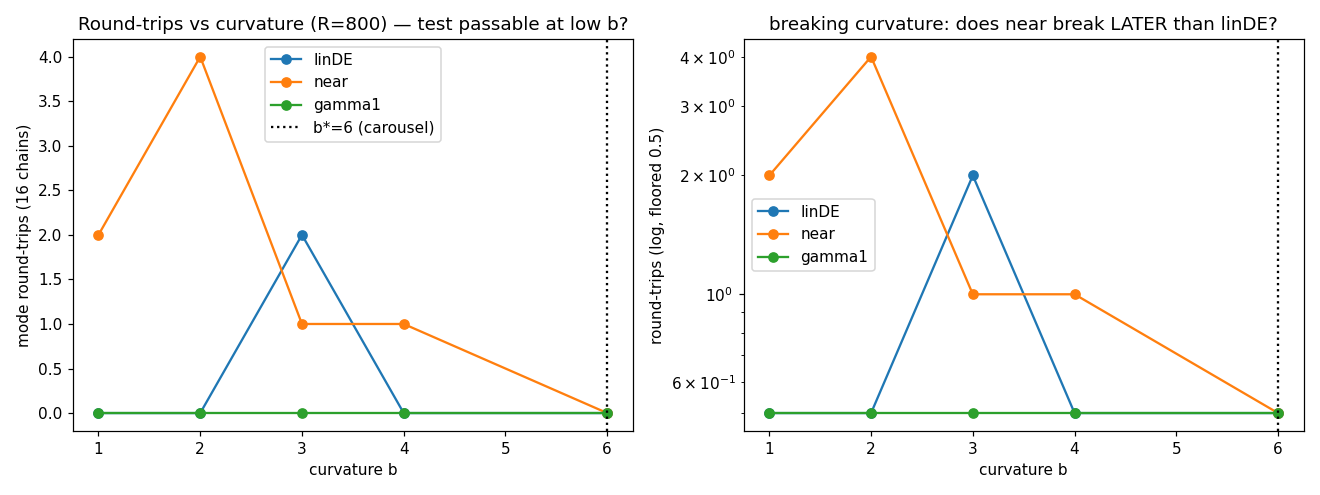

Here is the Python script that generated this plot:
"""ORCHESTRATOR/GRADER AUDIT (not the proposer's run): validate that GATE C is not
ill-posed and that the off-ridge proxy actually PREDICTS mode round-trips.

The proposer's GATE-1 swept only b in {6,9,12} (all HARDER than the carousel point),
where linear-DE round-trips were 0 for everyone -> the pre-registered ">=10x baseline"
metric is undefined (0/0) and the off-ridge proxy was never checked against round-trips.

This sweep goes to LOWER curvature b in {1,2,3,4,6}, for the linear-DE baseline and the
near-teleport (the best affine candidate by off-ridge geometry), counting cross-mode
round-trips on the SAME balanced init / honest within-mode MM as curved_gates.py.

PRE-REGISTRATION (cause/prediction/falsifier):
  Cause hypothesis: round-trips are governed by the cross-mode off-ridge landing
    (near's within-mode off-ridge ~5.9 << linDE gamma_big ~30), so as curvature b
    falls, BOTH methods regain round-trips, and near should regain them at a HIGHER
    b (break later) than linDE -- i.e. near is genuinely more curvature-robust, just
    not enough at the carousel point b*=6.
  Prediction (direction+magnitude): at small b (~1) both round-trip freely (tens-
    hundreds). near's round-trips stay > linDE's across the sweep; both -> 0 by b~6.
    If near were NO better than linDE at every b, its geometric advantage would be
    illusory.
  Falsifier of "test passable": if EVERY method gives 0 round-trips at EVERY b down
    to 1, the testbed is ill-posed (unpassable) and the b*=6 zero is uninformative.
  Falsifier of "off-ridge predictive": if near (lower off-ridge) does NOT round-trip
    more than linDE at the curvatures where round-trips are nonzero, off-ridge does
    not predict mixing.

Plots before metrics. CPU only. Saves incrementally.
"""
import os, sys, time, json
import numpy as np
import jax, jax.numpy as jnp
jax.config.update("jax_enable_x64", True)
import matplotlib; matplotlib.use("Agg")
import matplotlib.pyplot as plt

HERE = os.path.dirname(os.path.abspath(__file__))
sys.path.insert(0, HERE); sys.path.insert(0, os.path.dirname(HERE))
from curved_testbed import CurvedTarget
from de_teleport import make_teleport_composite
from de_mclmc import make_composite

D = 10; NCH = 16; K = 20; SEED = 20260627
R = int(sys.argv[1]) if len(sys.argv) > 1 else 800
BS = [1.0, 2.0, 3.0, 4.0, 6.0]
NPZ = os.path.join(HERE, "audit_curvature_sweep.npz")
JSN = os.path.join(HERE, "audit_curvature_sweep.json")
def pr(*a): print(*a, flush=True)


def balanced_init(t, seed):
    rng = np.random.default_rng(seed)
    a = t.exact_draws_mode(NCH//2, 0, rng); b = t.exact_draws_mode(NCH//2, 1, rng)
    out = np.empty((NCH, D)); out[0::2] = a; out[1::2] = b
    return out


def run(comp, init, n_rounds, seed):
    st = comp["init_states"](jnp.asarray(init), jax.random.key(seed))
    keys = jax.random.split(jax.random.key(seed+7), n_rounds)
    pos = np.empty((n_rounds, NCH, D)); acc = np.empty((n_rounds, NCH))
    for r in range(n_rounds):
        st, (p, ec, a) = comp["round"](st, keys[r]); pos[r] = np.asarray(p); acc[r] = np.asarray(a)
    return pos, acc


def round_trips(modes):
    R_, C = modes.shape; tot = 0; cross = 0
    for c in range(C):
        d = np.diff(modes[:, c]); ups = int((d == 1).sum()); dns = int((d == -1).sum())
        tot += min(ups, dns); cross += int(np.abs(d).sum())
    return tot, cross


def measure(comp, t, init, seed):
    pos, acc = run(comp, init, R, seed)
    modes = t.classify(pos)
    w = (modes == 1).mean(1)
    rt, cross = round_trips(modes)
    return dict(de_acc=float(acc.mean()), rt=int(rt), cross=int(cross),
                w_mean=float(w[R//2:].mean()))


def main():
    t0 = time.time(); pr(f"R={R} sweep b={BS}")
    store = {"b": np.array(BS)}; summ = {"R": R, "rows": []}

    for b in BS:
        t = CurvedTarget(D=D, b=b)
        Cg = jnp.asarray(t.within_mode_cov(0)); Lg = jnp.linalg.cholesky(Cg)
        init = balanced_init(t, SEED)
        # linear DE baseline (unmodified de_mclmc)
        base = make_composite(t.logp, D, NCH, L=10.0, step_size=0.05, K=K,
                              b0=0.1, p_jump=0.3, inverse_mass_matrix=Cg, eps_scale=Lg)
        mr_lin = measure(base, t, init, SEED+1)
        # near-teleport (best affine candidate; isotropic jitter as in curved_gates)
        cn = make_teleport_composite(t.logp, D, NCH, L=10.0, step_size=0.05, K=K,
                                     move="near", b0=0.1, p_jump=0.5,
                                     inverse_mass_matrix=Cg, eps_scale=None)
        mr_near = measure(cn, t, init, SEED+1)
        # gamma1 teleport (spot check)
        cg = make_teleport_composite(t.logp, D, NCH, L=10.0, step_size=0.05, K=K,
                                     move="gamma1", b0=0.1, p_jump=0.5,
                                     inverse_mass_matrix=Cg, eps_scale=Lg)
        mr_g1 = measure(cg, t, init, SEED+1)
        row = dict(b=b, linDE=mr_lin, near=mr_near, gamma1=mr_g1)
        summ["rows"].append(row)
        pr(f"  b={b:4.1f} | linDE rt={mr_lin['rt']:4d} acc={mr_lin['de_acc']*100:6.3f}% "
           f"| near rt={mr_near['rt']:4d} acc={mr_near['de_acc']*100:6.3f}% "
           f"| gamma1 rt={mr_g1['rt']:4d} acc={mr_g1['de_acc']*100:6.3f}%")
        # incremental save
        for nm in ("linDE", "near", "gamma1"):
            store[f"rt_{nm}"] = np.array([next((rr[nm]['rt'] for rr in summ['rows'] if rr['b']==bb), np.nan) for bb in BS])
            store[f"acc_{nm}"] = np.array([next((rr[nm]['de_acc'] for rr in summ['rows'] if rr['b']==bb), np.nan) for bb in BS])
        np.savez(NPZ, **store)
        with open(JSN, "w") as f: json.dump(summ, f, indent=2, default=float)

    # ---- plot: round-trips vs b ----
    fig, ax = plt.subplots(1, 2, figsize=(12, 4.5))
    for nm, c in [("linDE","tab:blue"),("near","tab:orange"),("gamma1","tab:green")]:
        ax[0].plot(BS, store[f"rt_{nm}"], "o-", color=c, label=nm)
    ax[0].axvline(6.0, color="k", ls=":", label="b*=6 (carousel)")
    ax[0].set_xlabel("curvature b"); ax[0].set_ylabel("mode round-trips (16 chains)")
    ax[0].set_title(f"Round-trips vs curvature (R={R}) — test passable at low b?"); ax[0].legend()
    for nm, c in [("linDE","tab:blue"),("near","tab:orange"),("gamma1","tab:green")]:
        ax[1].semilogy(BS, np.maximum(store[f"rt_{nm}"], 0.5), "o-", color=c, label=nm)
    ax[1].axvline(6.0, color="k", ls=":")
    ax[1].set_xlabel("curvature b"); ax[1].set_ylabel("round-trips (log, floored 0.5)")
    ax[1].set_title("breaking curvature: does near break LATER than linDE?"); ax[1].legend()
    fig.tight_layout(); fig.savefig(os.path.join(HERE, "audit_curvature_sweep.png"), dpi=110); plt.close(fig)
    pr(f"\nsaved audit_curvature_sweep.png/.npz/.json  total {time.time()-t0:.1f}s")


if __name__ == "__main__":
    main()
